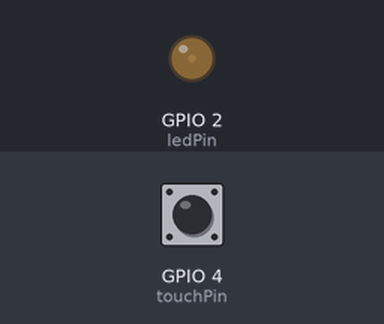
Bench run of a sketch on a simulated ESP32. Shown: output pins drawn as LEDs (lit = HIGH). The inputs (shaded band) are chosen by the test bench; at power-on: GPIO 4 (touchPin) HIGH. What the sketch prints to the serial monitor is not drawn.

Above: at 1.15 s.
At 12.56 s:
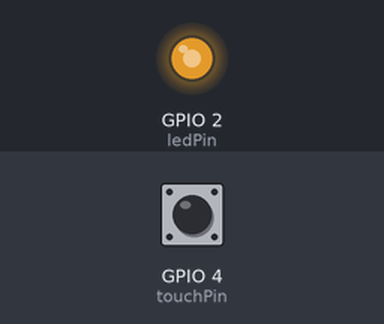
At 20.37 s:
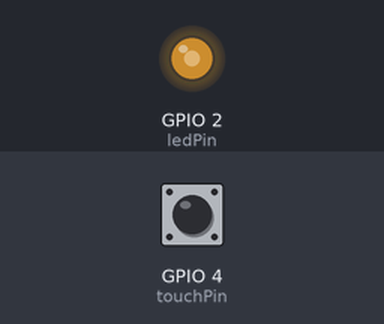
At 39.59 s:
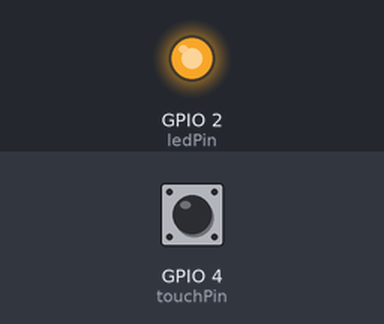
Timing chart, 0 to 40.0 s (numbered marks = the images above):
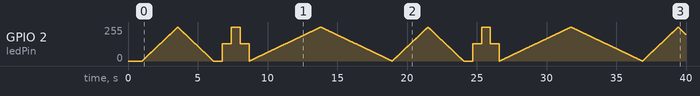

The sketch:

19a.ino
```cpp
// 定义硬件引脚
const int ledPin = 2;          // ESP32板载LED引脚
const int touchPin = 4;        // 触摸引脚T0对应GPIO4

// PWM呼吸灯参数
const int pwmFreq = 5000;      // PWM频率5000Hz
const int pwmResolution = 8;   // 8位分辨率（占空比0-255）

// 触摸检测参数
int touchThreshold = 200;       // 触摸阈值（根据串口输出调整）
unsigned long lastTouchTime = 0; // 触摸防抖时间戳
const unsigned long debounceDelay = 500; // 防抖延时500ms

// 调速档位参数
int currentSpeedLevel = 1;     // 当前速度档位（1-3）
int delayTime;                 // 呼吸步长延时（根据档位变化）

void setup() {
  // 初始化串口通信
  Serial.begin(115200);
  delay(1000); // 等待串口稳定
  Serial.println("=== 多档位触摸调速呼吸灯 ===");
  Serial.println("触摸GPIO4切换速度档位：1→2→3→1");

  // 初始化PWM通道并绑定LED引脚
  ledcAttach(ledPin, pwmFreq, pwmResolution);
}

void loop() {
  // 1. 读取触摸值并输出到串口
  int touchValue = touchRead(touchPin);
  Serial.print("触摸值: ");
  Serial.print(touchValue);
  Serial.print(" | 当前档位: ");
  Serial.println(currentSpeedLevel);

  // 2. 触摸检测与档位切换（带防抖）
  if (touchValue < touchThreshold && (millis() - lastTouchTime) > debounceDelay) {
    // 更新触摸时间戳
    lastTouchTime = millis();

    // 循环切换档位：1→2→3→1
    currentSpeedLevel = currentSpeedLevel % 3 + 1;

    Serial.print("切换到档位: ");
    Serial.println(currentSpeedLevel);
  }

  // 3. 根据当前档位设置呼吸速度
  switch (currentSpeedLevel) {
    case 1:
      delayTime = 20; // 慢速：每步20ms，完整呼吸周期约10秒
      break;
    case 2:
      delayTime = 10; // 中速：每步10ms，完整呼吸周期约5秒
      break;
    case 3:
      delayTime = 5;  // 快速：每步5ms，完整呼吸周期约2.5秒
      break;
  }

  // 4. 执行呼吸灯效果（逐渐变亮）
  for (int dutyCycle = 0; dutyCycle <= 255; dutyCycle++) {
    ledcWrite(ledPin, dutyCycle);
    delay(delayTime);
  }

  // 5. 执行呼吸灯效果（逐渐变暗）
  for (int dutyCycle = 255; dutyCycle >= 0; dutyCycle--) {
    ledcWrite(ledPin, dutyCycle);
    delay(delayTime);
  }

  Serial.println("一个呼吸周期完成");
}
```
